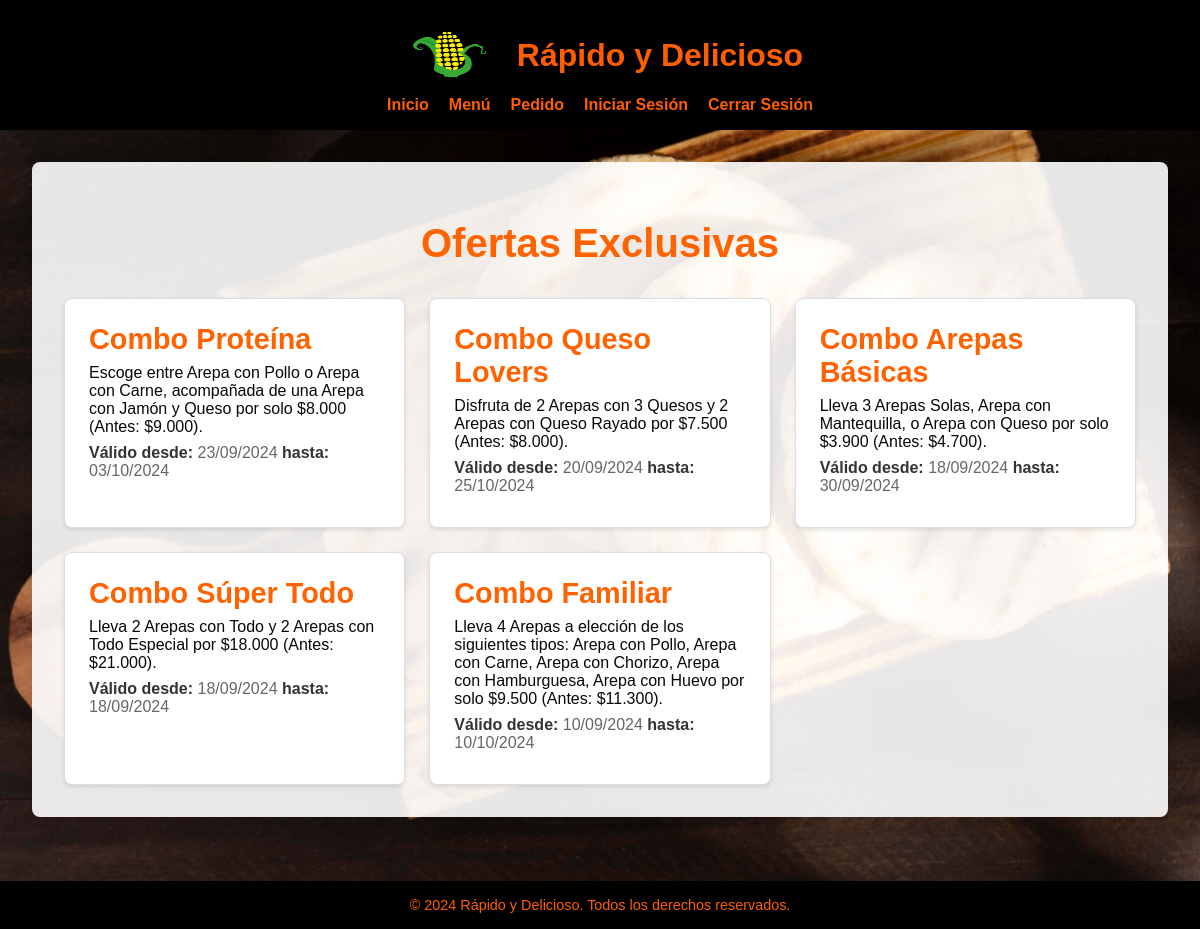
Screenshot of /ofertas/ with the database file from the repository.
### OrderEasy_app/models.py (models this page shows, shortened)
class ExclusiveOffer(models.Model):
    title = models.CharField(max_length=100, verbose_name='Título')
    description = models.TextField(verbose_name='Descripción')
    start_date = models.DateField(verbose_name='Fecha de inicio')
    end_date = models.DateField(verbose_name='Fecha de finalización')
    is_active = models.BooleanField(default=True, verbose_name='Activo')
    class Meta:
        verbose_name = 'Oferta exclusiva'
        verbose_name_plural = 'Ofertas exclusivas'
        db_table = 'exclusive_offer'
        ordering = ['-start_date']

### OrderEasy/views.py (the view)
# urls.py: path('ofertas/', exclusive_offers_view, name='ofertas'),
def exclusive_offers_view(request):
    offers = ExclusiveOffer.objects.filter(is_active=True).order_by('-start_date')
    return render(request, 'ofertas.html', {'offers': offers})

### OrderEasy_app/templates/ofertas.html (shortened to what this page needs)
{% load static %}
<!DOCTYPE html>
<html lang="es">
<head>
    <link rel="stylesheet" href="{% static 'css/ofertas.css' %}">
</head>
<body>
    <header>
        <div class="logo-container">
            <a href="{% url 'index' %}"> <img src="{% static 'imagenes/icono.png' %}" alt="Logo" height="50" width="100"></a>
            <h1>Rápido y Delicioso</h1>
        </div>
        <nav>
            <ul>
                <li><a href="{% url 'index' %}">Inicio</a></li>
                <li><a href="{% url 'menu' %}">Menú</a></li>
                <li><a href="{% url 'pedido' %}">Pedido</a></li>
                <li><a href="{% url 'login' %}">Iniciar Sesión</a></li>
                <li><a href="{% url 'logout' %}">Cerrar Sesión</a></li>
            </ul>
        </nav>
    </header>
    <main>
        <div class="offer-container">
            <h1>Ofertas Exclusivas</h1>
            <div class="offers-grid">
                {% if offers %}
                    {% for offer in offers %}
                        <div class="offer-card">
                            <div class="offer-header">
                                <h2>{{ offer.title }}</h2>
                            </div>
                            <div class="offer-body">
                                <p>{{ offer.description }}</p>
                                <p class="offer-dates">
                                    <strong>Válido desde:</strong> {{ offer.start_date|date:"d/m/Y" }}
                                    <strong>hasta:</strong> {{ offer.end_date|date:"d/m/Y" }}
                                </p>
                            </div>
                        </div>
                    {% endfor %}
                {% else %}
                    <p>No hay ofertas exclusivas disponibles en este momento.</p>
                {% endif %}
            </div>
        </div>
    </main>
    <footer>
        <p>&copy; 2024 Rápido y Delicioso. Todos los derechos reservados.</p>
    </footer>
</body>
</html>

### OrderEasy_app/static/css/ofertas.css (style rules this page uses)
body { font-family: Arial, sans-serif; background-image: url("../imagenes/ofertas.jpg"); background-size: cover; background-position: center; background-attachment: fixed; color: #080808; margin: 0; padding: 0; }
header { background-color: #000000; color: #ff5e00; padding: 1rem 0; text-align: center; }
.logo-container { display: flex; align-items: center; justify-content: center; gap: 20px; }
nav ul { list-style: none; padding: 0; margin: 0; display: flex; justify-content: center; gap: 20px; }
nav ul li a { color: #ff5e00; text-decoration: none; font-size: 1rem; font-weight: bold; }
main { padding: 2rem; display: flex; justify-content: center; align-items: center; }
.offer-container { max-width: 1200px; margin: 0 auto; background-color: rgba(255, 255, 255, 0.9); padding: 2rem; box-shadow: 0 4px 8px rgba(0, 0, 0, 0.1); border-radius: 8px; }
.offer-container h1 { text-align: center; font-size: 2.5rem; margin-bottom: 2rem; color: #ff6200; }
.offers-grid { display: grid; grid-template-columns: repeat(auto-fit, minmax(300px, 1fr)); gap: 1.5rem; }
.offer-card { background-color: #ffffff; padding: 1.5rem; border: 1px solid #ddd; border-radius: 8px; box-shadow: 0 2px 4px rgba(0, 0, 0, 0.1); transition: transform 0.2s ease, box-shadow 0.2s ease; }
.offer-header h2 { font-size: 1.8rem; color: #ff6200; margin: 0; }
.offer-body p { font-size: 1rem; margin: 0.5rem 0; }
.offer-dates { margin-top: 1rem; font-size: 0.9rem; color: #666; }
.offer-dates strong { color: #333; }
footer { background-color: #000000; color: #ff5e00; text-align: center; padding: 1rem 0; margin-top: 2rem; }
footer p { margin: 0; font-size: 0.9rem; }

### rows the page displays
ExclusiveOffer: title "Combo Proteína", description "Escoge entre Arepa con Pollo o Arepa con Carne, acompañada de una Arepa con Jamón y Queso por solo $8.000 (Antes: $9.000).", start_date "23/09/2024", end_date "03/10/2024"
ExclusiveOffer: title "Combo Queso Lovers", description "Disfruta de 2 Arepas con 3 Quesos y 2 Arepas con Queso Rayado por $7.500 (Antes: $8.000).", start_date "20/09/2024", end_date "25/10/2024"
ExclusiveOffer: title "Combo Arepas Básicas", description "Lleva 3 Arepas Solas, Arepa con Mantequilla, o Arepa con Queso por solo $3.900 (Antes: $4.700).", start_date "18/09/2024", end_date "30/09/2024"
ExclusiveOffer: title "Combo Súper Todo", description "Lleva 2 Arepas con Todo y 2 Arepas con Todo Especial por $18.000 (Antes: $21.000).", start_date "18/09/2024", end_date "18/09/2024"
ExclusiveOffer: title "Combo Familiar", description "Lleva 4 Arepas a elección de los siguientes tipos: Arepa con Pollo, Arepa con Carne, Arepa con Chorizo, Arepa con Hamburguesa, Arepa con Huevo por solo $9.500 (Antes: $11.300).", start_date "10/09/2024", end_date "10/10/2024"
